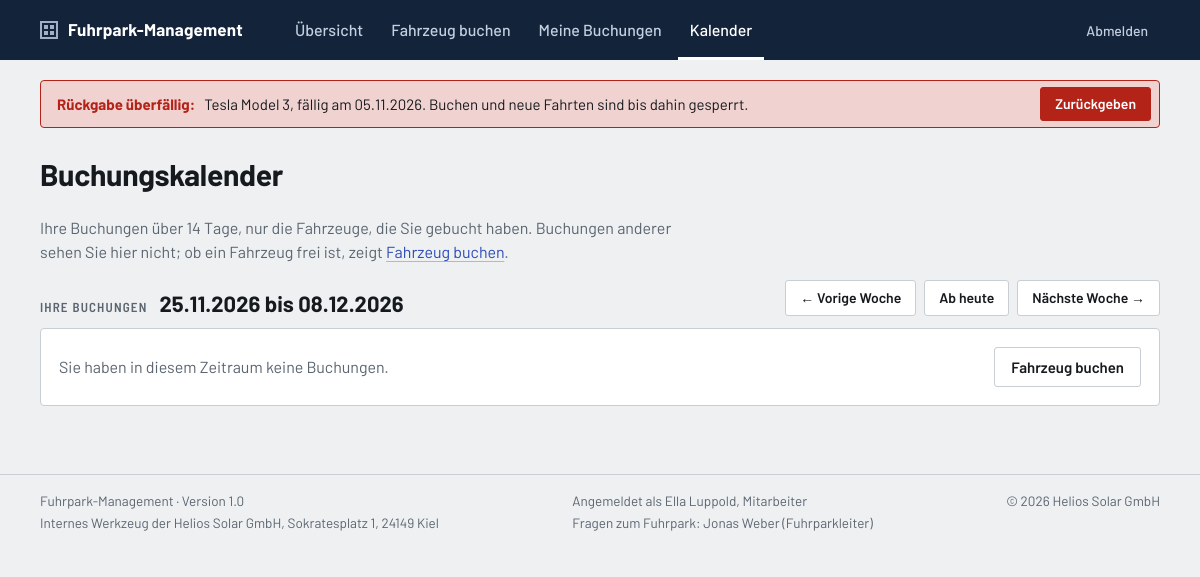
Screenshot of /kalender.php?woche=2 (signed in) with the database file from the repository.
### tables this page shows
CREATE TABLE buchungen (
    id                     INT UNSIGNED     NOT NULL AUTO_INCREMENT,
    fahrzeug_id            INT UNSIGNED     NOT NULL,   
    antragsteller_id       INT UNSIGNED     NOT NULL,   
    fahrer_id              INT UNSIGNED     NOT NULL,   
    start                  DATE             NOT NULL,
    ende                   DATE             NOT NULL,
    zweck_id               TINYINT UNSIGNED NOT NULL,
    personenanzahl         TINYINT UNSIGNED NOT NULL,   
    status_id              TINYINT UNSIGNED NOT NULL DEFAULT 1,  
    beantragt_am           DATETIME         NOT NULL DEFAULT CURRENT_TIMESTAMP,

     
     
    entscheidung_von       INT UNSIGNED     NULL,       
    entscheidung_am        DATETIME         NULL,
    entscheidung_kommentar TEXT             NULL,       
    entscheidung_gelesen_am DATETIME        NULL,       

     
    begonnen_am            DATETIME         NULL,
    km_start               INT UNSIGNED     NULL,       

     
    zurueckgegeben_am      DATETIME         NULL,
    km_ende                INT UNSIGNED     NULL,
    bemerkung              TEXT             NULL,       

    PRIMARY KEY (id),
    KEY idx_buchungen_belegung (fahrzeug_id, start, ende),
    KEY idx_buchungen_status (status_id),
    CONSTRAINT fk_buchungen_fahrzeug                     
        FOREIGN KEY (fahrzeug_id) REFERENCES fahrzeuge (id),
    CONSTRAINT fk_buchungen_antragsteller                
        FOREIGN KEY (antragsteller_id) REFERENCES nutzer (id),
    CONSTRAINT fk_buchungen_fahrer                       
        FOREIGN KEY (fahrer_id) REFERENCES nutzer (id),
    CONSTRAINT fk_buchungen_entscheidung_von             
        FOREIGN KEY (entscheidung_von) REFERENCES nutzer (id),
    CONSTRAINT fk_buchungen_zweck                        
        FOREIGN KEY (zweck_id) REFERENCES zwecke (id),
    CONSTRAINT fk_buchungen_status                       
        FOREIGN KEY (status_id) REFERENCES buchungsstatus (id)
);

CREATE TABLE fahrzeuge (
    id            INT UNSIGNED      NOT NULL AUTO_INCREMENT,
    kennzeichen   VARCHAR(20)       NOT NULL,
    art_id        TINYINT UNSIGNED  NOT NULL,
    typ           VARCHAR(30)       NOT NULL,       
    hersteller    VARCHAR(50)       NOT NULL,
    modell        VARCHAR(50)       NOT NULL,
    baujahr       SMALLINT UNSIGNED NULL,
    bild          VARCHAR(100)      NULL,           
    sitzplaetze   TINYINT UNSIGNED  NOT NULL,
    antrieb_id    TINYINT UNSIGNED  NULL,
    kmstand       INT UNSIGNED      NULL,           
    fuehrerschein VARCHAR(5)        NULL,           
    hu_au         DATE              NULL,           
    geloescht_am  DATETIME          NULL,           
    PRIMARY KEY (id),
    CONSTRAINT fk_fahrzeuge_art                     
        FOREIGN KEY (art_id) REFERENCES fahrzeugarten (id),
    CONSTRAINT fk_fahrzeuge_antrieb                 
        FOREIGN KEY (antrieb_id) REFERENCES antriebe (id)
);

CREATE TABLE nutzer (
    id            INT UNSIGNED     NOT NULL AUTO_INCREMENT,
    vorname       VARCHAR(50)      NOT NULL,
    nachname      VARCHAR(50)      NOT NULL,
    rolle_id      TINYINT UNSIGNED NOT NULL DEFAULT 1,  
    passwort_hash VARCHAR(255)     NOT NULL,            
    darf_luxus    TINYINT(1)       NOT NULL DEFAULT 0,  
    geloescht_am  DATETIME         NULL,                
    PRIMARY KEY (id),
    CONSTRAINT fk_nutzer_rolle                          
        FOREIGN KEY (rolle_id) REFERENCES rollen (id)
);

CREATE TABLE rollen (
    id          TINYINT UNSIGNED NOT NULL,
    bezeichnung VARCHAR(30)      NOT NULL,
    PRIMARY KEY (id)
);

### includes/klassen/CListeBuchungen.php (called while the page is built, shortened)
<?php
class CListeBuchungen
{
    private array $m_Liste = [];
    public function LadenLaufendeFahrten(int $in_FahrerID): void
    {
        $this->Laden(
            CBuchung::SQL_OHNE_NAMEN . ' WHERE b.fahrer_id = ? AND b.status_id = ? ORDER BY b.start, b.id',
            [$in_FahrerID, STATUS_UNTERWEGS]
        );
    }
    private function Laden(string $in_SQL, array $in_Parameter): void
    {
        $Statement = db()->prepare($in_SQL);
        $Statement->execute($in_Parameter);
        foreach ($Statement->fetchAll() as $Zeile) {
            $this->m_Liste[] = new CBuchung($Zeile);
        }
    }
    public function GetAlle(): array
    {
        return $this->m_Liste;
    }
}

### includes/klassen/CBuchung.php (called while the page is built, shortened)
<?php
class CBuchung
{
    private int $m_ID;
    private int $m_FahrzeugID;
    private DateTimeImmutable $m_Ende;
    private int $m_StatusID;
    public function __construct(array $in_Zeile)
    {
        $this->m_ID               = (int) $in_Zeile['id'];
        $this->m_FahrzeugID       = (int) $in_Zeile['fahrzeug_id'];
        $this->m_Ende             = new DateTimeImmutable($in_Zeile['ende']);
        $this->m_StatusID         = (int) $in_Zeile['status_id'];
    }
    public function IstUeberfaellig(): bool
    {
        return $this->m_StatusID === STATUS_UNTERWEGS && $this->m_Ende < new DateTimeImmutable('today');
    }
    public function GetID(): int
    {
        return $this->m_ID;
    }
    public function GetFahrzeugID(): int
    {
        return $this->m_FahrzeugID;
    }
    public function GetEnde(): DateTimeImmutable
    {
        return $this->m_Ende;
    }
}

### includes/db.php (called while the page is built, shortened)
<?php
function db(): PDO
{
    static $pdo = null;
    if ($pdo instanceof PDO) {
        return $pdo;
    }
    $dsn = sprintf('mysql:host=%s;dbname=%s;charset=%s', DB_HOST, DB_NAME, DB_CHARSET);
    try {
        $pdo = new PDO($dsn, DB_USER, DB_PASS, [
            PDO::ATTR_ERRMODE            => PDO::ERRMODE_EXCEPTION,
            PDO::ATTR_DEFAULT_FETCH_MODE => PDO::FETCH_ASSOC,
            PDO::ATTR_EMULATE_PREPARES   => false,
        ]);
    } catch (PDOException $e) {
        if (APP_ENV === 'dev') {
            exit(
                'Keine Verbindung zur Datenbank "' . DB_NAME . '": ' . $e->getMessage()
                . '<br>Läuft MySQL in XAMPP, und existiert die Datenbank bereits?'
            );
        }
        exit('Die Anwendung ist derzeit nicht verfügbar.');
    }
    return $pdo;
}

### includes/functions.php (called while the page is built, shortened)
<?php
function e(?string $value): string
{
    return htmlspecialchars($value ?? '', ENT_QUOTES, 'UTF-8');
}
function url(string $path = ''): string
{
    return BASE_URL . '/' . ltrim($path, '/');
}
function is_logged_in(): bool
{
    return isset($_SESSION['user_id']);
}
function aktueller_nutzer(): int
{
    return (int) ($_SESSION['user_id'] ?? 0);
}
function aktuelle_rolle(): int
{
    return ($_SESSION['rolle_id'] ?? null) === ROLLE_FUHRPARKLEITER ? ROLLE_FUHRPARKLEITER : ROLLE_MITARBEITER;
}
function ist_fuhrparkleiter(): bool
{
    return aktuelle_rolle() === ROLLE_FUHRPARKLEITER;
}

### includes/klassen/CFahrzeug.php (called while the page is built, shortened)
<?php
class CFahrzeug
{
    private string $m_Hersteller;
    private string $m_Modell;
    public function __construct(array $in_Zeile)
    {
        $this->m_Hersteller    = $in_Zeile['hersteller'];
        $this->m_Modell        = $in_Zeile['modell'];
    }
    private static function ZahlOderNull(mixed $in_Wert): ?int
    {
        return $in_Wert !== null ? (int) $in_Wert : null;
    }
    private static function DatumOderNull(?string $in_Wert): ?DateTimeImmutable
    {
        return $in_Wert !== null ? new DateTimeImmutable($in_Wert) : null;
    }
    public static function LoadByID(int $in_ID): ?CFahrzeug
    {
        $Statement = db()->prepare(self::SQL . ' WHERE f.id = ?');
        $Statement->execute([$in_ID]);
        $Zeile = $Statement->fetch();
        return $Zeile !== false ? new CFahrzeug($Zeile) : null;
    }
    public function GetHersteller(): string
    {
        return $this->m_Hersteller;
    }
    public function GetModell(): string
    {
        return $this->m_Modell;
    }
}

### includes/config.php (called while the page is built, shortened)
<?php
require_once __DIR__ . '/db.php';
require_once __DIR__ . '/functions.php';
spl_autoload_register(function (string $klasse): void {
    $datei = __DIR__ . '/klassen/' . $klasse . '.php';
});

### includes/klassen/CNutzer.php (called while the page is built, shortened)
<?php
class CNutzer
{
    private string $m_Vorname;
    private string $m_Nachname;
    private int $m_RolleID;
    public function __construct(array $in_Zeile)
    {
        $this->m_Vorname      = $in_Zeile['vorname'];
        $this->m_Nachname     = $in_Zeile['nachname'];
        $this->m_RolleID      = (int) $in_Zeile['rolle_id'];
    }
    public static function LoadByID(int $in_ID): ?CNutzer
    {
        $Statement = db()->prepare('SELECT * FROM nutzer WHERE id = ?');
        $Statement->execute([$in_ID]);
        $Zeile = $Statement->fetch();
        return $Zeile !== false ? new CNutzer($Zeile) : null;
    }
    public function GetName(): string
    {
        return $this->m_Vorname . ' ' . $this->m_Nachname;
    }
    public function GetRolleID(): int
    {
        return $this->m_RolleID;
    }
}

### includes/klassen/CListeSchluessel.php (called while the page is built, shortened)
<?php
class CListeSchluessel
{
    private string $m_Tabelle;
    private array $m_Liste = [];
    public function __construct(string $in_Tabelle)
    {
        $this->m_Tabelle = $in_Tabelle;
    }
    private function Laden(): void
    {
        $Statement = db()->prepare('SELECT * FROM ' . $this->m_Tabelle . ' ORDER BY id');
        $Statement->execute();
        foreach ($Statement->fetchAll() as $Zeile) {
            $this->m_Liste[] = new CSchluessel((int) $Zeile['id'], $Zeile['bezeichnung'], $Zeile['plural'] ?? null);
        }
    }
    public function GetAlle(): array
    {
        $this->Laden();
        return $this->m_Liste;
    }
    public function GetByID(int $in_ID): ?CSchluessel
    {
        foreach ($this->GetAlle() as $Schluessel) {
            if ($Schluessel->GetID() === $in_ID) {
                return $Schluessel;
            }
        }
        return null;
    }
    public function GetBezeichnung(int $in_ID): string
    {
        $Schluessel = $this->GetByID($in_ID);
        return $Schluessel !== null ? $Schluessel->GetBezeichnung() : 'unbekannt';
    }
}

### includes/klassen/CSchluessel.php (called while the page is built, shortened)
<?php
class CSchluessel
{
    private int $m_ID;
    private string $m_Bezeichnung;
    public function __construct(int $in_ID, string $in_Bezeichnung, ?string $in_Plural = null)
    {
        $this->m_ID          = $in_ID;
        $this->m_Bezeichnung = $in_Bezeichnung;
    }
    public function GetID(): int
    {
        return $this->m_ID;
    }
    public function GetBezeichnung(): string
    {
        return $this->m_Bezeichnung;
    }
}

### includes/klassen/CListeNutzer.php (called while the page is built, shortened)
<?php
class CListeNutzer
{
    private array $m_Liste = [];
    public function LadenAktive(): void
    {
        $this->Laden('SELECT * FROM nutzer WHERE geloescht_am IS NULL ORDER BY nachname, vorname');
    }
    private function Laden(string $in_SQL): void
    {
        $Statement = db()->prepare($in_SQL);
        $Statement->execute();
        foreach ($Statement->fetchAll() as $Zeile) {
            $this->m_Liste[] = new CNutzer($Zeile);
        }
    }
    public function GetAlle(): array
    {
        return $this->m_Liste;
    }
}

### includes/banner.php (the view, shortened to what this page needs)
<?php
$bannerHeute = new DateTimeImmutable('today');
?>
<div class="container">
    <?php if ($bannerFahrten !== [] && $bannerMitNamen): ?>
        <?php $bannerAnzahl = count($bannerFahrten); ?>
        <details class="banner">
            <summary class="banner__zeile">
                <span class="banner__text">
                    <strong><?= e((string) $bannerAnzahl) ?> <?= $bannerAnzahl === 1 ? 'Rückgabe' : 'Rückgaben' ?> überfällig.</strong>
                    <span class="banner__zusatz">Bitte mit den Fahrern klären.</span>
                </span>
                <span class="button button--klein banner__knopf banner__knopf--details">Details</span>
            </summary>
            <ul class="banner__liste">
                <?php foreach ($bannerFahrten as $Fahrt): ?>
                    <?php $tage = $Fahrt->GetEnde()->diff($bannerHeute)->days; ?>
                    <li>
                        <strong><?= e($Fahrt->GetFahrerName()) ?></strong>
                        <a href="<?= url('fahrzeug.php?id=' . $Fahrt->GetFahrzeugID()) ?>"><?= e($Fahrt->GetFahrzeugName()) ?></a>
                        <span>fällig am <?= e($Fahrt->GetEnde()->format('d.m.Y')) ?>, seit <?= e((string) $tage) ?> <?= $tage === 1 ? 'Tag' : 'Tagen' ?></span>
                    </li>
                <?php endforeach; ?>
            </ul>
        </details>
    <?php elseif ($bannerFahrten !== []): ?>
        <?php foreach ($bannerFahrten as $Fahrt): ?>
            <?php $BannerFahrzeug = CFahrzeug::LoadByID($Fahrt->GetFahrzeugID()); ?>
            <div class="banner banner__zeile">
                <p class="banner__text">
                    <strong>Rückgabe überfällig:</strong>
                    <?= e($BannerFahrzeug->GetHersteller() . ' ' . $BannerFahrzeug->GetModell()) ?>, fällig am <?= e($Fahrt->GetEnde()->format('d.m.Y')) ?>.
                    <span class="banner__zusatz">Buchen und neue Fahrten sind bis dahin gesperrt.</span>
                </p>
                <?php if ($Fahrt->GetID() !== ($bannerOhneKnopf ?? null)): ?>
                    <a class="button button--klein banner__knopf" href="<?= url('rueckgabe.php?buchung=' . $Fahrt->GetID()) ?>">Zurückgeben</a>
                <?php endif; ?>
            </div>
        <?php endforeach; ?>
    <?php endif; ?>
</div>

### includes/footer.php (shortened to what this page needs)
<?php
$FussNutzer = $Angemeldet ?? null;
$fussRolle = '';
$fussKontakt = [];
if ($FussNutzer !== null) {
    $fussRolle = (new CListeSchluessel('rollen'))->GetBezeichnung($FussNutzer->GetRolleID());
    if ($FussNutzer->GetRolleID() === ROLLE_MITARBEITER) {
        $FussListe = new CListeNutzer();
        $FussListe->LadenAktive();
        foreach ($FussListe->GetAlle() as $Eintrag) {
            if ($Eintrag->GetRolleID() === ROLLE_FUHRPARKLEITER) {
                $fussKontakt[] = $Eintrag->GetName();
            }
        }
    }
}
?>
</main>
<footer class="fussleiste">
    <div class="container fussleiste__innen">
        <div class="fussleiste__block">
            <p><?= e(APP_NAME) ?> &middot; Version <?= e(APP_VERSION) ?></p>
            <p>Internes Werkzeug der <?= e(FIRMA_NAME) ?>, <?= e(FIRMA_ADRESSE) ?></p>
        </div>
        <?php if ($FussNutzer !== null): ?>
            <div class="fussleiste__block">
                <p>Angemeldet als <?= e($FussNutzer->GetName()) ?>, <?= e($fussRolle) ?></p>
                <?php if ($fussKontakt !== []): ?>
                    <p>Fragen zum Fuhrpark: <?= e(implode(', ', $fussKontakt)) ?> (Fuhrparkleiter)</p>
                <?php endif; ?>
            </div>
        <?php endif; ?>
        <p>&copy; <?= date('Y') ?> <?= e(FIRMA_NAME) ?></p>
    </div>
</footer>
</body>
</html>

### rows the page displays
buchungen: fahrzeug.modell "Tesla Model 3", ende "05.11.2026"
nutzer: $FussNutzer->GetName() "Ella Luppold", rolle.bezeichnung "Mitarbeiter"

### other values shown
APP_NAME "Fuhrpark-Management"
$beschriftung "Übersicht"
$beschriftung "Fahrzeug buchen"
$beschriftung "Meine Buchungen"
$beschriftung "Kalender"
$pageTitle "Buchungskalender"
zeitraum_kurz($ansichtVon, $ansichtBis) "25.11.2026 bis 08.12.2026"
APP_VERSION "1.0"
FIRMA_NAME "Helios Solar GmbH"
FIRMA_ADRESSE "Sokratesplatz 1, 24149 Kiel"
implode(', ', $fussKontakt) "Jonas Weber"
